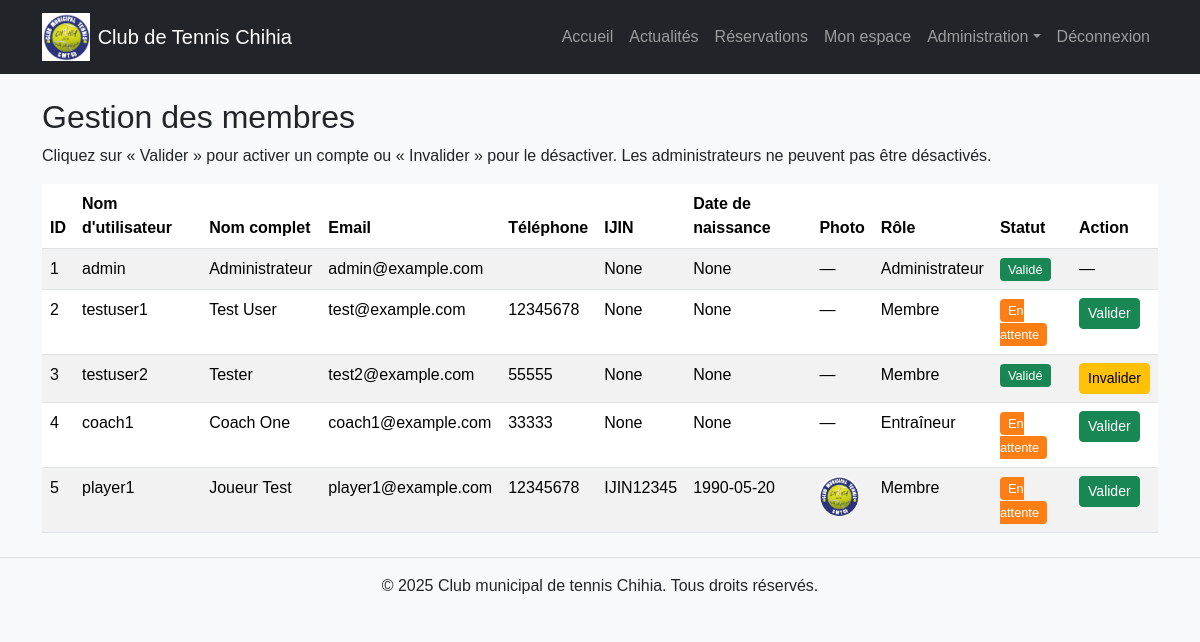
The page /admin/membres (signed in) on the database its author committed.
### tables this page shows
CREATE TABLE users (
            id INTEGER PRIMARY KEY AUTOINCREMENT,
            username TEXT UNIQUE NOT NULL,
            password_hash TEXT NOT NULL,
            full_name TEXT,
            email TEXT,
            phone TEXT,
            is_admin INTEGER DEFAULT 0,
            validated INTEGER DEFAULT 0
        , is_trainer INTEGER DEFAULT 0, ijin_number TEXT, birth_date TEXT, photo_path TEXT);

### app.py (the view)
@app.get("/admin/membres", response_class=HTMLResponse)
async def admin_members(request: Request) -> HTMLResponse:
    user = get_current_user(request)
    if not user:
        return RedirectResponse(url="/connexion", status_code=303)
    check_admin(user)
    conn = get_db_connection()
    cur = conn.cursor()
    cur.execute(
        "SELECT id, username, full_name, email, phone, ijin_number, birth_date, photo_path, is_admin, validated, is_trainer "
        "FROM users ORDER BY id"
    )
    members = cur.fetchall()
    conn.close()
    return templates.TemplateResponse(
        "admin_members.html",
        {
            "request": request,
            "user": user,
            "members": members,
        },
    )

### templates/admin_members.html (shortened to what this page needs)
{% extends 'layout.html' %}
{% block content %}
<h2>Gestion des membres</h2>
<p>Cliquez sur « Valider » pour activer un compte ou « Invalider » pour le désactiver. Les administrateurs ne peuvent pas être désactivés.</p>
<table class="table table-striped">
    <thead>
    <tr>
        <th>ID</th>
        <th>Nom d'utilisateur</th>
        <th>Nom complet</th>
        <th>Email</th>
        <th>Téléphone</th>
        <th>IJIN</th>
        <th>Date de naissance</th>
        <th>Photo</th>
        <th>Rôle</th>
        <th>Statut</th>
        <th>Action</th>
    </tr>
    </thead>
    <tbody>
    {% for m in members %}
        <tr>
            <td>{{ m.id }}</td>
            <td>{{ m.username }}</td>
            <td>{{ m.full_name }}</td>
            <td>{{ m.email }}</td>
            <td>{{ m.phone }}</td>
            <td>{{ m.ijin_number }}</td>
            <td>{{ m.birth_date }}</td>
            <td>
                {% if m.photo_path %}
                    <img src="{{ m.photo_path }}" alt="Photo" class="rounded-circle" style="width:40px; height:40px; object-fit:cover;">
                {% else %}
                    —
                {% endif %}
            </td>
            <td>
                {% if m.is_admin %}
                    Administrateur
                {% elif m.is_trainer %}
                    Entraîneur
                {% else %}
                    Membre
                {% endif %}
            </td>
            <td>
                {% if m.validated %}
                    <span class="member-badge badge-valid">Validé</span>
                {% else %}
                    <span class="member-badge badge-pending">En attente</span>
                {% endif %}
            </td>
            <td>
                {% if not m.is_admin %}
                <form method="post" action="/admin/membres/valider" style="display:inline;">
                    <button type="submit" class="btn btn-sm {% if m.validated %}btn-warning{% else %}btn-success{% endif %}">
                        {% if m.validated %}Invalider{% else %}Valider{% endif %}
                    </button>
                </form>
                {% else %}
                    —
                {% endif %}
            </td>
        </tr>
    {% endfor %}
    </tbody>
</table>
{% endblock %}

### templates/layout.html (shortened to what this page needs)
<!DOCTYPE html>
<html lang="fr">
<head>
    <link href="https://cdn.jsdelivr.net/npm/bootstrap@5.3.2/dist/css/bootstrap.min.css" rel="stylesheet">
    <link rel="stylesheet" href="https://cdnjs.cloudflare.com/ajax/libs/font-awesome/6.5.1/css/all.min.css" />
    <link rel="stylesheet" href="{{ url_for('static', path='css/style.css') }}">
</head>
<body>
    <nav class="navbar navbar-expand-lg navbar-dark bg-dark">
        <div class="container">
            <a class="navbar-brand d-flex align-items-center" href="/">
                <img src="{{ url_for('static', path='images/logo.jpg') }}" alt="Logo du club" height="48" class="me-2">
                <span>Club de Tennis Chihia</span>
            </a>
            <div class="collapse navbar-collapse" id="navbarNav">
                <ul class="navbar-nav ms-auto">
                    <li class="nav-item"><a class="nav-link" href="/">Accueil</a></li>
                    <li class="nav-item"><a class="nav-link" href="/articles">Actualités</a></li>
                    {% if not user %}
                        <li class="nav-item"><a class="nav-link" href="/inscription">Inscription</a></li>
                        <li class="nav-item"><a class="nav-link" href="/connexion">Connexion</a></li>
                    {% else %}
                        {% if user.validated %}
                            <li class="nav-item"><a class="nav-link" href="/reservations">Réservations</a></li>
                            <li class="nav-item"><a class="nav-link" href="/espace">Mon espace</a></li>
                        {% endif %}
                        {% if user.is_admin %}
                            <li class="nav-item dropdown">
                                <a class="nav-link dropdown-toggle" href="#" id="adminDropdown" role="button" data-bs-toggle="dropdown" aria-expanded="false">Administration</a>
                            </li>
                        {% endif %}
                        <li class="nav-item"><a class="nav-link" href="/deconnexion">Déconnexion</a></li>
                    {% endif %}
                </ul>
            </div>
        </div>
    </nav>
    <main class="container my-4">
        {% block content %}{% endblock %}
    </main>
    <footer class="bg-light text-center py-3 border-top">
        <div class="container">
            <p class="mb-0">&copy; {{ datetime.utcnow().year }} Club municipal de tennis Chihia. Tous droits réservés.</p>
        </div>
    </footer>
</body>
</html>

### static/css/style.css (style rules this page uses)
body { font-family: 'Arial', sans-serif; background-color: #f7f9fb; }
.member-badge { padding: 0.25rem 0.5rem; border-radius: 0.25rem; font-size: 0.8rem; }
.badge-valid { background-color: #198754; color: white; }
.badge-pending { background-color: #fd7e14; color: white; }

### rows shown on the page
users: id "1", username "admin", full_name "Administrateur", email "admin@example.com", ijin_number "None", birth_date "None", is_admin "Administrateur", validated "Validé"
users: id "2", username "testuser1", full_name "Test User", email "test@example.com", phone "12345678", ijin_number "None", birth_date "None", is_admin "Membre", validated "En attente"
users: id "3", username "testuser2", full_name "Tester", email "test2@example.com", phone "55555", ijin_number "None", birth_date "None", is_admin "Membre", validated "Validé"
users: id "4", username "coach1", full_name "Coach One", email "coach1@example.com", phone "33333", ijin_number "None", birth_date "None", is_admin "Entraîneur", validated "En attente"
users: id "5", username "player1", full_name "Joueur Test", email "player1@example.com", phone "12345678", ijin_number "IJIN12345", birth_date "1990-05-20", photo_path (picture), is_admin "Membre", validated "En attente"
